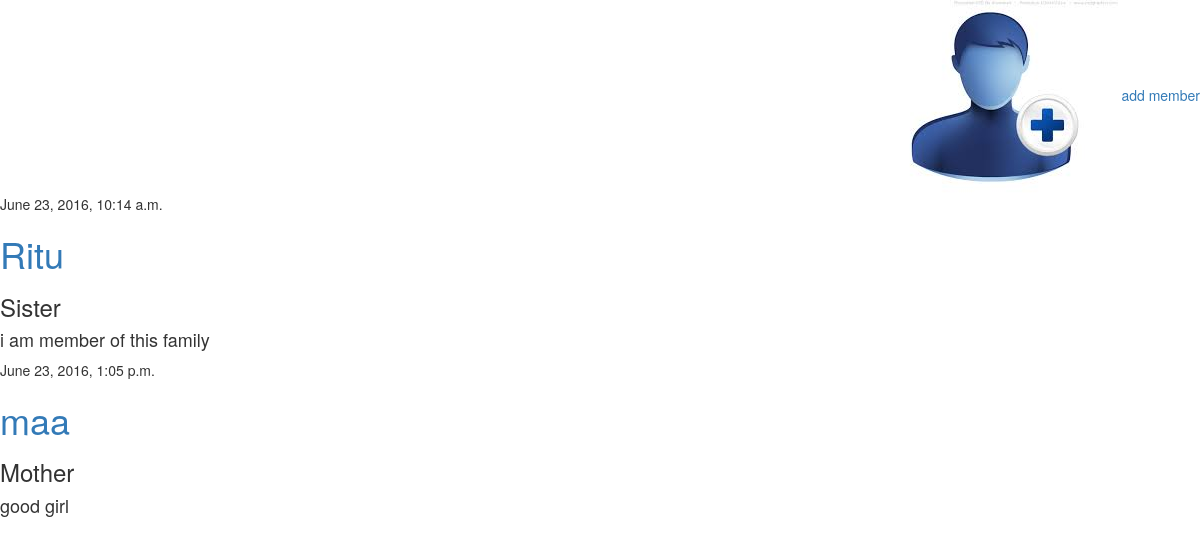
Page /cmtbox/ on the earlier database version.
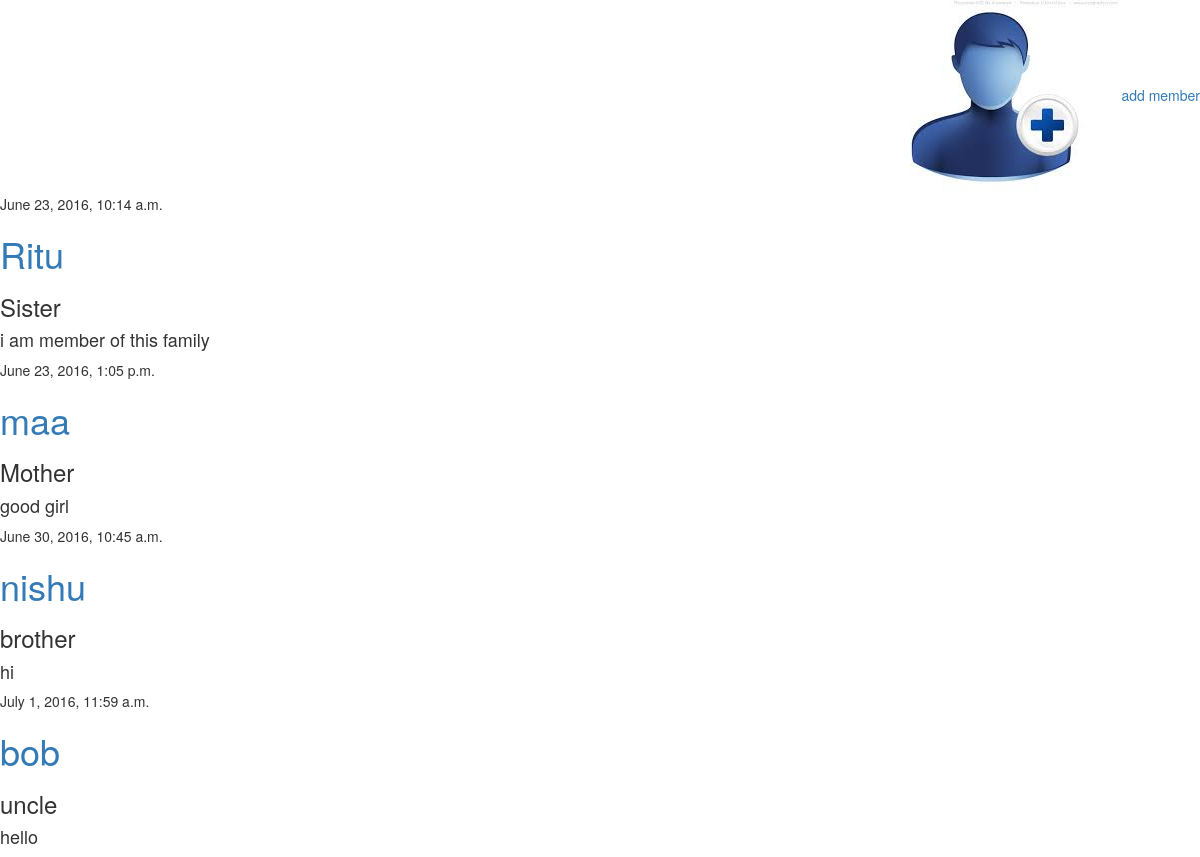
Same page on the later database version.
### cmtbox/models.py (models this page shows, shortened)
class Member(models.Model):
    name=models.CharField(max_length=50)
    relation=models.CharField(max_length=50)
    thought=models.TextField()
    post_date=models.DateTimeField(
        default=timezone.now)

### cmtbox/views.py (the view)
def member_list(request):
    members=Member.objects.filter(post_date__lte=timezone.now()).order_by('post_date')
    return render(request, 'cmtbox/member_list.html', {'members':members})

### cmtbox/templates/cmtbox/member_list.html
{% extends 'cmtbox/base.html' %}
{% block content %}
<div align=right>
    <a href="{% url 'new_member' %}"><img src="mg.jpg">add member</a>
</div>
    {% for member in members %}
    <link rel="stylesheet" href="//maxcdn.bootstrapcdn.com/bootstrap/3.2.0/css/bootstrap.min.css">
    <link rel="stylesheet" href="//maxcdn.bootstrapcdn.com/bootstrap/3.2.0/css/bootstrap-theme.min.css">
        <div class="member">
            <div class="date">
                {{ member.post_date }}
            </div>
            <h1><a href="{% url 'member_detail' pk=member.pk %}">{{ member.name }}</a></h1>
            <h3><p>{{ member.relation }}</p></h3>
            <h4><p>{{ member.thought|linebreaksbr }}</p></h4>
        </div>
    {% endfor %}
{% endblock content %}

### cmtbox/templates/cmtbox/base.html (shortened to what this page needs)
{% block content %}{% endblock %}

Differences in the rows shown:
added Member: post_date "June 30, 2016, 10:45 a.m.", name "nishu", relation "brother", thought "hi"
added Member: post_date "July 1, 2016, 11:59 a.m.", name "bob", relation "uncle", thought "hello"
